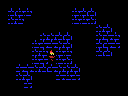

The image is a tile-based game level rendered from a .tmx file. Its description and complete source (layers, tilesets, objects, tile grids) follow:
An orthogonal 16x12 tile map with 8x8 px tiles, 1 tile layer (Tile Layer 1).

<map version="1.0" orientation="orthogonal" renderorder="right-down" width="16" height="12" tilewidth="8" tileheight="8" nextobjectid="12">
 <tileset firstgid="1" name="tiles" tilewidth="8" tileheight="8" tilecount="256" columns="16">
  <image source="tiles.png" width="128" height="128" />
 </tileset>
 <layer name="Tile Layer 1" width="16" height="12">
  <data encoding="csv">
1,1,1,1,1,1,1,1,1,1,1,1,1,1,1,1,
1,116,117,117,1,1,1,1,1,117,116,116,1,1,1,1,
1,114,117,1,1,1,1,1,1,117,117,114,1,1,1,1,
1,1,1,1,1,1,1,1,1,1,1,1,114,116,1,1,
1,1,1,1,1,114,114,116,116,1,1,1,114,115,117,1,
1,1,1,1,117,115,115,114,116,1,1,1,116,115,115,1,
1,1,1,1,114,117,97,117,117,1,1,1,116,116,1,1,
1,1,1,1,117,115,113,117,114,1,1,1,1,1,1,1,
1,1,115,115,114,116,115,114,114,116,1,1,1,1,1,1,
1,1,114,116,1,1,1,115,117,115,1,1,1,1,1,1,
1,1,1,115,1,1,1,1,1,1,1,1,1,1,1,1,
1,1,1,1,1,1,1,1,1,1,1,1,1,1,1,1
</data>
 </layer>
 <objectgroup name="objects" />
</map>
